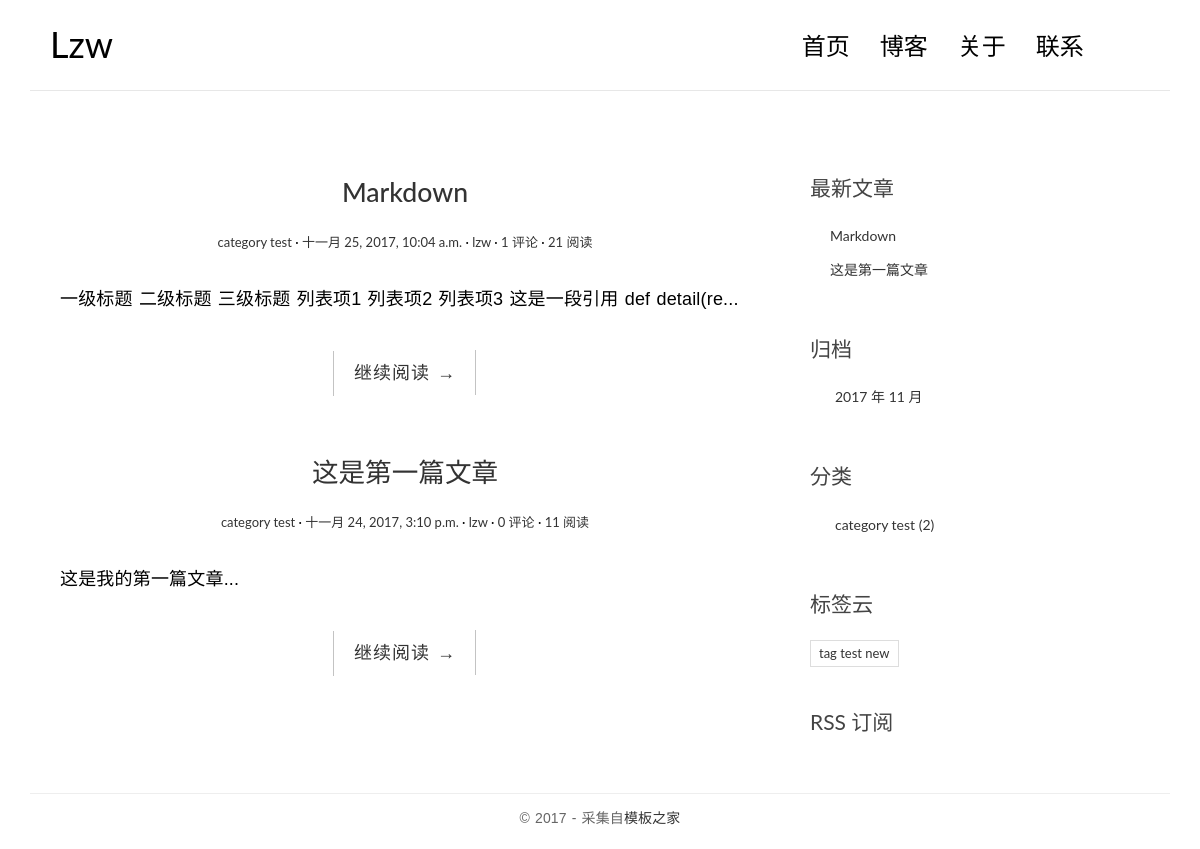
The page / on the database its author committed.
### blog/models.py (models this page shows, shortened)
@python_2_unicode_compatible
class Post(models.Model):
    title = models.CharField(max_length=70)
    body = models.TextField()
    created_time = models.DateTimeField()
    modified_time = models.DateTimeField()
    excerpt = models.CharField(max_length=200, blank=True)
    views = models.PositiveIntegerField(default=0)
    category = models.ForeignKey(Category)
    tags = models.ManyToManyField(Tag, blank=True)
    author = models.ForeignKey(User)
    def get_absolute_url(self):
        return reverse('blog:detail', kwargs={'pk': self.pk})
    class Meta:
        ordering = ['-created_time']

@python_2_unicode_compatible
class Category(models.Model):
    name = models.CharField(max_length=100)

@python_2_unicode_compatible
class Tag(models.Model):
    name = models.CharField(max_length=100)

### blog/views.py (the view, shortened to what this page needs)
# urls.py: url(r'^$', views.IndexView.as_view(), name='index'),
class IndexView(ListView):
    model = Post
    template_name = 'blog/index.html'
    context_object_name = 'post_list'
    paginate_by = 10
    def get_context_data(self, **kwargs):
        context = super(IndexView, self).get_context_data(**kwargs)
        paginator = context.get('paginator')
        page = context.get('page_obj')
        is_paginated = context.get('is_paginated')
        pagination_data = self.pagination_data(paginator, page, is_paginated)
        context.update(pagination_data)
        return context
    def pagination_data(self, paginator, page, is_paginated):
        if not is_paginated:
            return {}

### blog/templatetags/blog_tags.py (called while the page is built)
@register.simple_tag
def get_recent_posts(num=5):
    return Post.objects.all()[:num]

@register.simple_tag
def archives():
    return Post.objects.dates('created_time', 'month', order='DESC')

@register.simple_tag
def get_categories():
    return Category.objects.annotate(num_posts=Count('post')).filter(num_posts__gt=0)

@register.simple_tag
def get_tags():
    return Tag.objects.annotate(num_posts=Count('post')).filter(num_posts__gt=0)

### templates/blog/index.html (shortened to what this page needs)
{% extends 'base.html' %}
{% block main %}
    {% for post in post_list %}
        <article class="post post-{{ post.pk }}">
            <header class="entry-header">
                <h1 class="entry-title">
                    <a href="{{ post.get_absolute_url }}">{{ post.title }}</a>
                </h1>
                <div class="entry-meta">
                    <span class="post-category">
                        <a href="{% url 'blog:category' post.category.pk %}">{{ post.category.name }}</a></span>
                    <span class="post-date"><a href="#"><time class="entry-date"
                                                              datetime="{{ post.created_time }}">{{ post.created_time }}</time></a></span>
                    <span class="post-author"><a href="#">{{ post.author }}</a></span>
                    <span class="comments-link">
                        <a href="{{ post.get_absolute_url }}#comment-area">{{ post.comment_set.count }} 评论</a></span>
                    <span class="views-count"><a href="{{ post.get_absolute_url }}">{{ post.views }} 阅读</a></span>
                </div>
            </header>
            <div class="entry-content clearfix">
                <p>{{ post.excerpt }}...</p>
                <div class="read-more cl-effect-14">
                    <a href="{{ post.get_absolute_url }}" class="more-link">继续阅读 <span class="meta-nav">→</span></a>
                </div>
            </div>
        </article>
    {% empty %}
        <div class="no-post">暂时还没有发布的文章！</div>
    {% endfor %}
{% endblock main %}

### templates/base.html (shortened to what this page needs)
{% load staticfiles %}
{% load blog_tags %}
<!DOCTYPE html>
<html>
<head>
    <link rel="stylesheet" href="http://code.ionicframework.com/ionicons/2.0.1/css/ionicons.min.css">
    <link href="https://cdn.bootcss.com/bootstrap/3.3.7/css/bootstrap.min.css" rel="stylesheet">
    <link rel="stylesheet" href="{% static 'blog/css/pace.css' %}">
    <link rel="stylesheet" href="{% static 'blog/css/custom.css' %}">
    <link rel="stylesheet" href="{% static 'blog/css/highlights/github.css' %}">
</head>
<body>
<div class="container">
    <header id="site-header">
        <div class="row">
            <div class="col-md-4 col-sm-5 col-xs-8">
                <div class="logo">
                    <h1><a href="{% url 'blog:index' %}"><b>Lzw</a></h1>
                </div>
            </div>
            <div class="col-md-8 col-sm-7 col-xs-4">
                <nav class="main-nav" role="navigation">
                    <div class="collapse navbar-collapse" id="bs-example-navbar-collapse-1">
                        <ul class="nav navbar-nav navbar-right">
                            <li class="cl-effect-11"><a href="{% url 'blog:index' %}" data-hover="首页">首页</a></li>
                            <li class="cl-effect-11"><a href="#" data-hover="博客">博客</a></li>
                            <li class="cl-effect-11"><a href="#" data-hover="关于">关于</a></li>
                            <li class="cl-effect-11"><a href="#" data-hover="联系">联系</a></li>
                        </ul>
                    </div>
                </nav>
            </div>
        </div>
    </header>
</div>
<div class="content-body">
    <div class="container">
        <div class="row">
            <main class="col-md-8">
                {% block main %}
                {% endblock main %}
            </main>
            <aside class="col-md-4">
                <div class="widget widget-recent-posts">
                    <h3 class="widget-title">最新文章</h3>
                    {% get_recent_posts as recent_post_list %}
                    <ul>
                        {% for post in recent_post_list %}
                            <li>
                                <a href="{{ post.get_absolute_url }}">{{ post.title }}</a>
                            </li>
                        {% empty %}
                            暂无文章！
                        {% endfor %}
                    </ul>
                </div>
                <div class="widget widget-archives">
                    <h3 class="widget-title">归档</h3>
                    {% archives as date_list %}
                    <ul>
                        {% for date in date_list %}
                            <li>
                                <a href="{% url 'blog:archives' date.year date.month %}">{{ date.year }}
                                    年 {{ date.month }} 月</a>
                            </li>
                        {% empty %}
                            暂无归档！
                        {% endfor %}
                    </ul>
                </div>
                <div class="widget widget-category">
                    <h3 class="widget-title">分类</h3>
                    {% get_categories as category_list %}
                    <ul>
                        {% for category in category_list %}
                            <li>
                                <a href="{% url 'blog:category' category.pk %}">{{ category.name }} <span
                                        class="post-count">({{ category.num_posts }})</span></a>
                            </li>
                        {% empty %}
                            暂无分类！
                        {% endfor %}
                    </ul>
                </div>
                <div class="widget widget-tag-cloud">
                    <h3 class="widget-title">标签云</h3>
                    {% get_tags as tag_list %}
                    <ul>
                        {% for tag in tag_list %}
                            <li>
                                <a href="{% url 'blog:tag' tag.pk %}">{{ tag.name }}</a>
                            </li>
                        {% empty %}
                            暂无标签！
                        {% endfor %}
                    </ul>
                </div>
                <div class="rss">
                    <a href="{% url 'rss' %}"> RSS 订阅</a>
                </div>
            </aside>
        </div>
    </div>
</div>
<footer id="site-footer">
    <div class="container">
        <div class="row">
            <div class="col-md-12">
                <p class="copyright">&copy 2017 - 采集自<a href="http://www.cssmoban.com/"
                                                        target="_blank" title="模板之家">模板之家</a>
                </p>
            </div>
        </div>
    </div>
</footer>
</body>
</html>

### blog/static/blog/css/custom.css (style rules this page uses)
* { outline: none; }
h1, h2, h3, h4, h5, h6 { margin-top: 0; }
b { font-weight: 400; }
a { color: #333; }
body { color: #444; font-family: 'Lato', sans-serif; }
p { font-family: 'Ubuntu', sans-serif; font-weight: 400; word-spacing: 1px; letter-spacing: 0.01em; }
#site-header { background-color: #FFF; padding: 25px 20px; margin-bottom: 40px; border-bottom: 1px solid #e7e7e7; }
.logo h1 a { color: #000; }
.logo h1 { margin: 0; font-family: 'Lato', sans-serif; font-weight: 300; }
.main-nav { margin-top: 11px; max-width: 95%; }
.main-nav a { color: #000000 !important; padding: 0 0 5px 0 !important; margin-right: 30px; font-family: 'Lato', sans-serif; font-weight: 300; font-size: 24px; }
.cl-effect-11 a { padding: 10px 0; color: #0972b4; text-shadow: none; }
.cl-effect-11 a::before { position: absolute; top: 0; left: 0; overflow: hidden; padding: 0 0 5px 0 !important; max-width: 0; border-bottom: 1px solid #000; color: #000; content: attr(data-hover); white-space: nowrap; -webkit-transition: max-width 0.5s; -moz-transition: max-width 0.5s; transition: max-width 0.5s; }
.content-body { padding-bottom: 4em; }
.post { background: #fff; padding: 30px 30px 0; }
.entry-title { text-align: center; font-size: 1.9em; margin-bottom: 20px; line-height: 1.6; padding: 10px 20px 0; }
.entry-meta { text-align: center; color: #DDDDDD; font-size: 13px; margin-bottom: 30px; }
.entry-content { font-size: 18px; line-height: 1.9; font-weight: 300; color: #000; }
.post-category::after, .post-date::after, .post-author::after, .comments-link::after { content: ' ·'; color: #000; }
.read-more { font-family: 'Ubuntu', sans-serif; font-weight: 400; word-spacing: 1px; letter-spacing: 0.01em; text-align: center; margin-top: 20px; }
.cl-effect-14 a { padding: 0 20px; height: 45px; line-height: 45px; position: relative; display: inline-block; margin: 15px 25px; letter-spacing: 1px; font-weight: 400; text-shadow: 0 0 1px rgba(255, 255, 255, 0.3); }
.cl-effect-14 a::before, .cl-effect-14 a::after { position: absolute; width: 45px; height: 1px; background: #C3C3C3; content: ''; -webkit-transition: all 0.3s; -moz-transition: all 0.3s; transition: all 0.3s; pointer-events: none; }
.cl-effect-14 a::before { top: 0; left: 0; -webkit-transform: rotate(90deg); -moz-transform: rotate(90deg); transform: rotate(90deg); -webkit-transform-origin: 0 0; -moz-transform-origin: 0 0; transform-origin: 0 0; }
.cl-effect-14 a::after { right: 0; bottom: 0; -webkit-transform: rotate(90deg); -moz-transform: rotate(90deg); transform: rotate(90deg); -webkit-transform-origin: 100% 0; -moz-transform-origin: 100% 0; transform-origin: 100% 0; }
.widget { background: #fff; padding: 30px 0 0; }
.widget-title { font-size: 1.5em; margin-bottom: 20px; line-height: 1.6; padding: 10px 0 0; font-weight: 400; }
.widget-recent-posts ul { padding: 0; margin: 0; padding-left: 20px; }
.widget-recent-posts ul li { list-style-type: none; position: relative; line-height: 170%; margin-bottom: 10px; }
.widget-recent-posts ul li::before { content: '\f3d3'; font-family: "Ionicons"; position: absolute; left: -17px; top: 3px; font-size: 16px; color: #000; }
.widget-archives ul { padding: 0; margin: 0; padding-left: 25px; }
.widget-archives ul li { list-style-type: none; position: relative; line-height: 170%; margin-bottom: 10px; }
.widget-archives ul li::before { content: '\f3f3'; font-family: "Ionicons"; position: absolute; left: -25px; top: 1px; font-size: 16px; color: #000; }
.widget-category ul { padding: 0; margin: 0; padding-left: 25px; }
.widget-category ul li { list-style-type: none; position: relative; line-height: 170%; margin-bottom: 10px; }
.widget-category ul li::before { content: '\f3fe'; font-family: "Ionicons"; position: absolute; left: -25px; top: 1px; font-size: 18px; color: #000; }
.widget-tag-cloud ul { padding: 0; margin: 0; margin-right: -10px; }
.widget-tag-cloud ul li { list-style-type: none; font-size: 13px; display: inline-block; margin-right: 10px; margin-bottom: 10px; padding: 3px 8px; border: 1px solid #ddd; }
.rss { font-size: 21px; margin-top: 30px; }
.rss a { color: #444; }
#site-footer { padding-top: 10px; padding: 0 0 1.5em 0; }
.copyright { text-align: center; padding-top: 1em; margin: 0; border-top: 1px solid #eee; color: #666; }

### rows shown on the page
Post: title "Markdown", category.name "category test", created_time "十一月 25, 2017, 10:04 a.m.", author "lzw", comment_set.count "1", views "21", excerpt "一级标题 二级标题 三级标题 列表项1 列表项2 列表项3 这是一段引用 def detail(re"
Post: title "这是第一篇文章", category.name "category test", created_time "十一月 24, 2017, 3:10 p.m.", author "lzw", comment_set.count "0", views "11", excerpt "这是我的第一篇文章"
Category: name "category test", num_posts "2"
Tag: name "tag test new"

### other values the page prints
{{ date.year }} "2017"
{{ date.month }} "11"
